Frame 1 (no input): blank canvas, image omitted
Frame 60 (the mouse pressed at the canvas centre just before this capture): blank canvas, image omitted
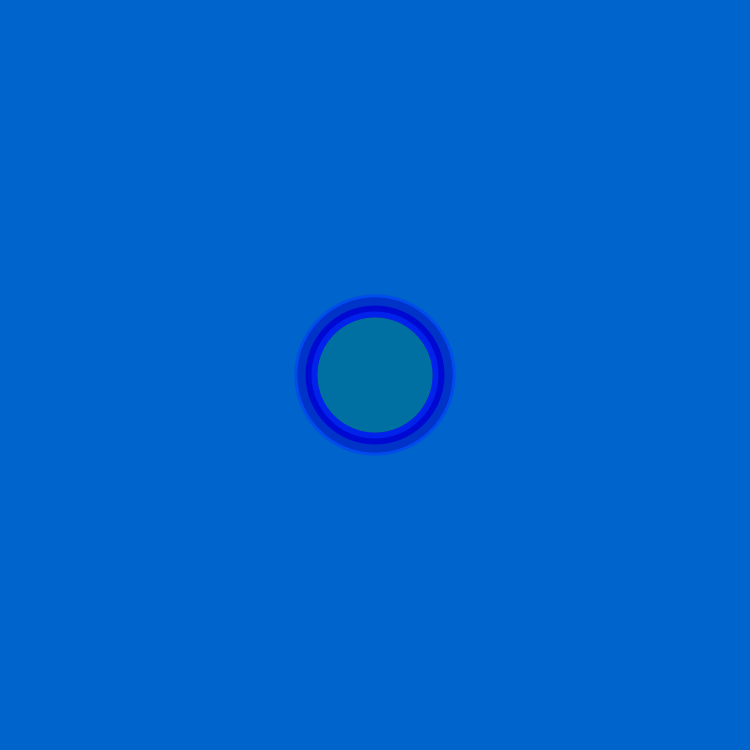
Frame 120 (the mouse held since frame 60 and released just before this capture)

The Processing sketch whose frames 1 and 60 were blank and that drew this single picture after the mouse press (run headless with seeded random() and noise(); from frame 60 on, the mouse is pressed at the canvas centre):

// Processing sketch: processing_136111
// ── processing_136111.pde

void setup() {
  size(750, 750);
  background(0,100,205);
}

void draw() {
  if (mousePressed) { 
    drop (mouseX, mouseY);
  }
}

void drop (int x, int y) {
   ellipseMode(CENTER);
   
   // a randomly chosen blue for each drop
   int g = int (random(0, 150));
   int b = int (random(150, 256));
   fill(0, g, b);
   
   //let the drops grow... TODO: slowly!!
   int r = int (random(5, 150));
   for (int i = 0; i < r; ++i) {
     noStroke();
     ellipse (x, y, 20 + i, 20 + i);
   }
}
